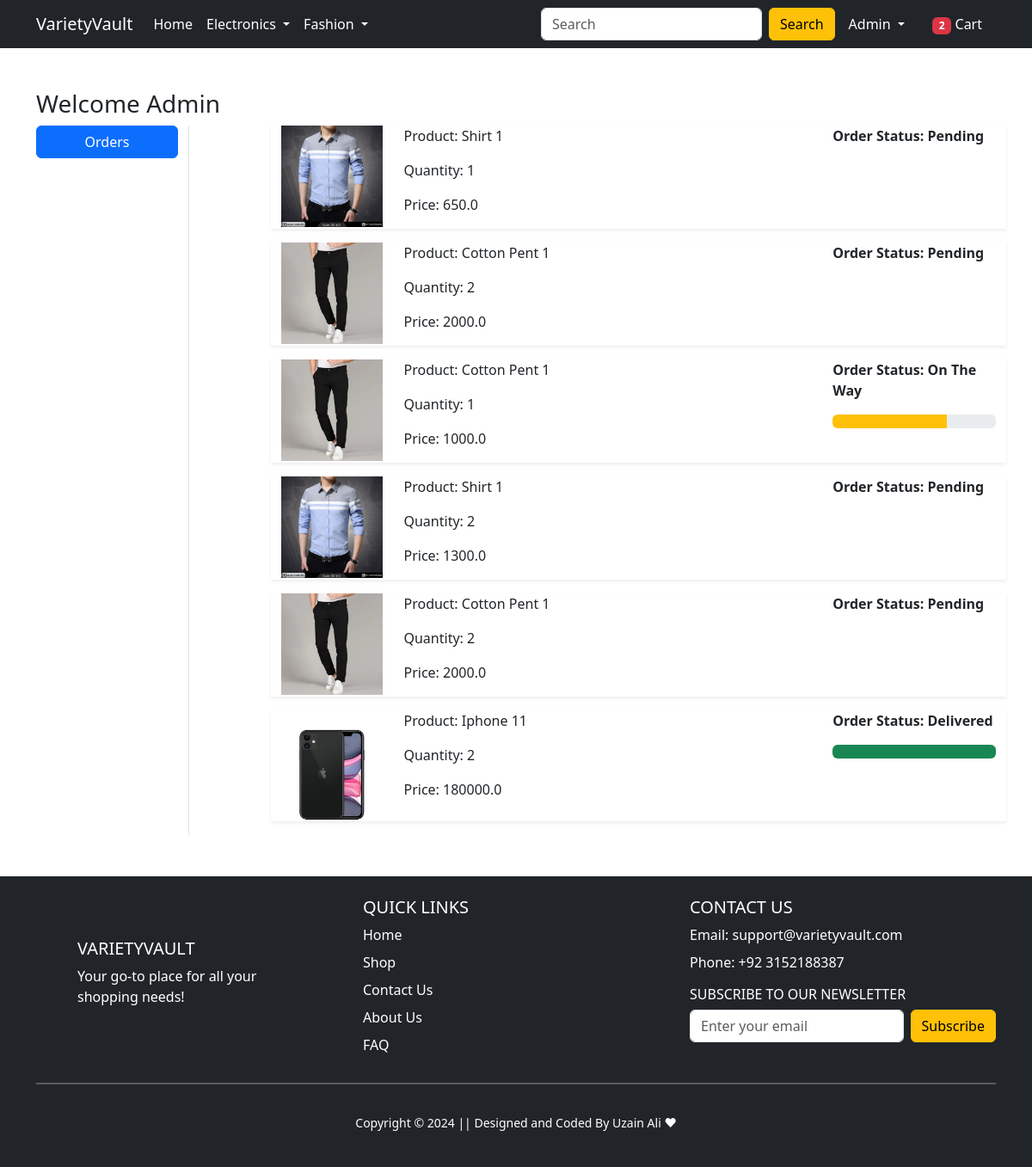
Screenshot of /orders/ (signed in) with the database file from the repository.
### app/models.py (models this page shows, shortened)
class OrderPlaced(models.Model):
    user = models.ForeignKey(User, on_delete=models.CASCADE)
    customer = models.ForeignKey(Customer, on_delete=models.CASCADE)
    product = models.ForeignKey(Product, on_delete=models.CASCADE)
    quantity = models.PositiveIntegerField(default=1)
    ordered_date = models.DateTimeField(auto_now_add=True)
    status = models.CharField(max_length=50, choices=STATUS_CHOICES, default='Pending')
    class Meta:
        db_table = "orderplaced"
    @property
    def total_cost(self):
        return self.quantity * self.product.discounted_price

class Product(models.Model):
    title = models.CharField(max_length=100)
    selling_price = models.FloatField()
    discounted_price = models.FloatField()
    description = models.TextField()
    brand = models.CharField(max_length=100)
    category = models.CharField(choices=CATEGORY_CHOICES,max_length=100)
    product_image = models.ImageField(upload_to='productimg')
    class Meta:
        db_table = "product"

### app/views.py (the view)
# urls.py: path('orders/', views.orders, name='orders'),
@login_required
def orders(request):
  totalitem = 0
  if request.user.is_authenticated:
    totalitem = len(Cart.objects.filter(user=request.user))
  op =OrderPlaced.objects.filter(user=request.user)
  return render(request, 'app/orders.html', {"order_placed":op,'totalitem':totalitem})

### app/templates/app/orders.html (shortened to what this page needs)
{% extends 'app/base.html' %}
{% load static %}
{% block main-content %}
<div class="container my-5">
 <div class="row">
 <h3>Welcome <span class="text-capitalize">{{request.user}}</span></h3>
  <div class="col-sm-2 border-end">
   <ul class="list-unstyled">
    <li class="d-grid"><a href="{% url 'orders' %}" class="btn btn-primary">Orders</a></li>
   </ul>
  </div>
  <div class="col-sm-9 offset-sm-1">
    {% for op in order_placed %}
        <div class="row shadow-sm mb-3">
            <div class="col-sm-2">
                <img src="{{op.product.product_image.url}}" alt="" srcset="" class="img-fluid" height="150" width="150">
            </div>
            <div class="col-sm-7">
                <p>Product: {{op.product.title}}</p>
                <p>Quantity: {{op.quantity}}</p>
                <p>Price: {{op.total_cost}}</p>
            </div>
            <div class="col-sm-3 fw-bold">
                <p>Order Status: {{op.status}}</p>
                {% if op.status == 'On The Way'%}
                <div class="progress">
                    <div class="progress-bar bg-warning" role="progressbar" style="width:70%" aria-valuenow="70" aria-valuemin="0" aria-valuemax="100"></div>
                </div>
                {% endif %}
                {% if op.status == 'Delivered'%}
                <div class="progress">
                    <div class="progress-bar bg-success" role="progressbar" style="width:100%" aria-valuenow="100" aria-valuemin="0" aria-valuemax="100"></div>
                </div>
                {% endif %}
            </div>
        </div>
        {% endfor %}
  </div>
 </div>
</div>
{% endblock main-content %}

### app/templates/app/base.html (shortened to what this page needs)
<!doctype html>
{% load static %}
<html lang="en">
  <head>
    <link href="https://cdn.jsdelivr.net/npm/bootstrap@5.3.3/dist/css/bootstrap.min.css" rel="stylesheet">
    <link rel="stylesheet" href="{% static 'app/css/owl.carousel.min.css' %}">
    <link rel="stylesheet" href="{% static 'app/css/all.min.css' %}">
    <link rel="stylesheet" href="{% static 'app/css/style.css' %}">
  </head>
  <body>
    <nav class="navbar navbar-expand-lg navbar-dark bg-dark">
     <div class="container">
       <a class="navbar-brand" href="/">VarietyVault</a>
       <div class="collapse navbar-collapse" id="navbarSupportedContent">
         <ul class="navbar-nav me-auto mb-2 mb-lg-0">
           <li class="nav-item">
             <a class="nav-link active" aria-current="page" href="/">Home</a>
           </li>
           <li class="nav-item dropdown">
             <a class="nav-link dropdown-toggle text-white" href="#" id="electronicsDropdown" role="button" data-bs-toggle="dropdown" aria-expanded="false">
               Electronics
             </a>
           </li>
           <li class="nav-item dropdown">
             <a class="nav-link dropdown-toggle text-white" href="#" id="fashionDropdown" role="button" data-bs-toggle="dropdown" aria-expanded="false">
               Fashion
             </a>
           </li>
         </ul>
         <form class="d-flex">
           <input class="form-control me-2" type="search" placeholder="Search" aria-label="Search">
           <button class="btn btn-warning" type="submit">Search</button>
         </form>
         <div>
          <ul class="navbar-nav me-auto mb-2 mb-lg-0">
            {% if request.user.is_authenticated %}
           <li class="nav-item dropdown mx-2">
              <a class="nav-link dropdown-toggle text-white" href="#" id="profileDropdown" role="button" data-bs-toggle="dropdown" aria-expanded="false">
                {{request.user.username|capfirst}}
              </a>
            </li>
            <li class="nav-item mx-2">
             <a href="{% url 'show-cart' %}" class="nav-link text-white"><span class="badge bg-danger">{{totalitem}}</span> Cart </a>
            </li>
            {% endif %}
          </ul>
         </div>
       </div>
     </div>
    </nav>
    {% block main-content %} {% endblock main-content %}
<footer class="container-fluid bg-dark text-white h-100 mt-5" style="min-height: 200px;">
  <div class="container py-4">
    <div class="d-grid gap-4" style="grid-template-columns: repeat(auto-fit, minmax(200px, 1fr));">
      <div class="m-5">
        <h5 class="text-uppercase">VarietyVault</h5>
        <p>Your go-to place for all your shopping needs!</p>
      </div>
      <div>
        <h5 class="text-uppercase">Quick Links</h5>
        <ul class="list-unstyled">
          <li class="mb-2"><a href="" class="text-white text-decoration-none">Home</a></li>
          <li class="mb-2"><a href="" class="text-white text-decoration-none">Shop</a></li>
          <li class="mb-2"><a href="" class="text-white text-decoration-none">Contact Us</a></li>
          <li class="mb-2"><a href="" class="text-white text-decoration-none">About Us</a></li>
          <li class="mb-2"><a href="" class="text-white text-decoration-none">FAQ</a></li>
        </ul>
      </div>
      <div>
        <h5 class="text-uppercase">Contact Us</h5>
        <ul class="list-unstyled">
          <li class="mb-2">Email: support@varietyvault.com</li>
          <li class="mb-2">Phone: +92 3152188387</li>
        </ul>
        <h6 class="text-uppercase">Subscribe to our Newsletter</h6>
        <form class="d-flex" action="#" method="post">
          <input type="email" class="form-control me-2" placeholder="Enter your email" required>
          <button type="submit" class="btn btn-warning">Subscribe</button>
        </form>
      </div>
    </div>
    <hr class="border border-light">
    <div class="row mt-3">
      <div class="col-12 text-center py-3">
        <small>Copyright &copy; 2024 || Designed and Coded By Uzain Ali &#10084;</small>
      </div>
    </div>
  </div>
</footer>
  </body>
</html>

### rows the page displays
OrderPlaced: product.product_image (picture), product "Shirt 1", quantity "1", total_cost "650.0", status "Pending"
OrderPlaced: product.product_image (picture), product "Cotton Pent 1", quantity "2", total_cost "2000.0", status "Pending"
OrderPlaced: product.product_image (picture), product "Cotton Pent 1", quantity "1", total_cost "1000.0", status "On The Way"
OrderPlaced: product.product_image (picture), product "Shirt 1", quantity "2", total_cost "1300.0", status "Pending"
OrderPlaced: product.product_image (picture), product "Cotton Pent 1", quantity "2", total_cost "2000.0", status "Pending"
OrderPlaced: product.product_image (picture), product "Iphone 11", quantity "2", total_cost "180000.0", status "Delivered"

### other values shown
{{ request.user.username|capfirst }} "Admin"
{{ totalitem }} "2"
{{ request.user }} "Admin"
